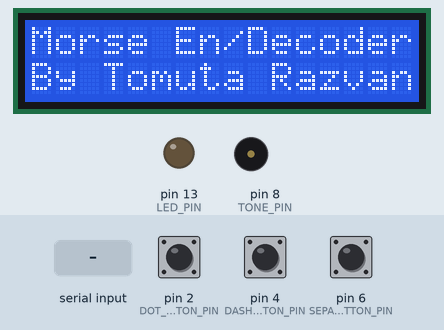
This sketch was run on a simulated Arduino Uno, built with avr-gcc and run on an emulated ATmega328P. Parts: 16×2 character LCD, output pins drawn as LEDs (lit = HIGH), buzzer (waves = sounding). The test bench sets the inputs (shaded band); at power-on: pin 2 (DOT_BUTTON_PIN) LOW, pin 4 (DASH_BUTTON_PIN) LOW, pin 6 (SEPARATOR_BUTTON_PIN) LOW. Pins used as bus, display or sensor lines are not drawn; what the sketch prints to the serial monitor is not drawn.

Above: at 3.9 s.
4.0 s: "1\n" received over Serial
At 5.8 s:
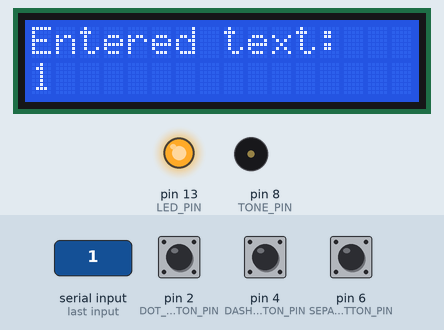
At 11.7 s:
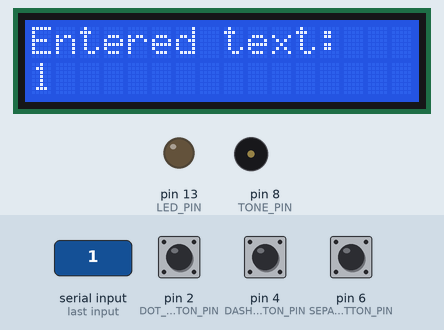
Timing chart, 0 to 13.0 s (numbered marks = the images above; inputs shaded):
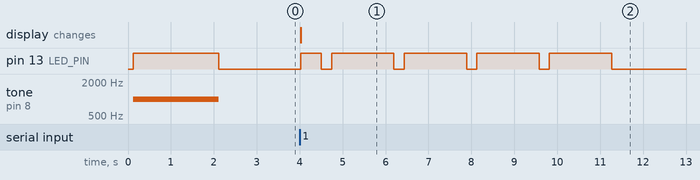

The sketch:

morse_code.ino
```cpp
#include <Wire.h> // for I2C communication
#include <LiquidCrystal_I2C.h> // for LCD display

#define DASH_BUTTON_PIN 4
#define DOT_BUTTON_PIN 2
#define SEPARATOR_BUTTON_PIN 6
#define TONE_PIN 8
#define LED_PIN 13
#define DISPLAY_NUM_OF_COLUMNS 16 // Working with a 16x2 display

int dotLength = 240;
// dotLength = basic unit of speed in milliseconds
// 240 gives 5 words per minute (WPM) speed.
// WPM = 1200/dotLength.
// For other speeds, use dotLength = 1200/(WPM)
//
// Other lengths are computed from dot length
  int dotSpace = dotLength;
  int dashLength = dotLength*3;
  int letterSpace = dotLength*3;
  int wordSpace = dotLength*7;
  float wpm = 1200./dotLength;

int toneFreq = 1000;

int dashButtonState = 0;
int dotButtonState = 0;
int separatorButtonState = 0;
int dashButtonLastState = 0;
int dotButtonLastState = 0;
int separatorButtonLastState = 0;
String tonesBuffer;
String text;

// Morse code alphabet
const char* symbolsAlphabet[][2] = {
    { ".-", "A" }, { "-...", "B" }, { "-.-.", "C" }, { "-..", "D" }, { ".", "E" },
    { "..-.", "F" }, { "--.", "G" }, { "....", "H" }, { "..", "I" }, { ".---", "J" },
    { "-.-", "K" }, { ".-..", "L" }, { "--", "M" }, { "-.", "N" }, { "---", "O" },
    { ".--.", "P" }, { "--.-", "Q" }, { ".-.", "R" }, { "...", "S" }, { "-", "T" },
    { "..-", "U" }, { "...-", "V" }, { ".--", "W" }, { "-..-", "X" }, { "-.--", "Y" },
    { "--..", "Z" }, { ".----", "1" }, { "..---", "2" }, { "...--", "3" }, { "....-", "4" },
    { ".....", "5" }, { "-....", "6" }, { "--...", "7" }, { "---..", "8" }, { "----.", "9" },
    { "-----", "0" }
};

LiquidCrystal_I2C lcd(0x27, DISPLAY_NUM_OF_COLUMNS, 2);

char getToneFromButtonStates() {
    // Returns in case of button release i.e., when the current state is 0 and the previous state is 1
    if (!dashButtonState && dashButtonLastState)
        return '-';
    if (!dotButtonState && dotButtonLastState)
        return '.';
    if (!separatorButtonState && separatorButtonLastState)
        return ' ';
    return (char)0;
}

char getSymbolFromBuffer() {
    if (tonesBuffer == "")
        return ' '; // inserts a space if there are no characters before
    for (int i = 0; i < sizeof(symbolsAlphabet) / sizeof(symbolsAlphabet[0]); i++) {
        // Iterates through all symbols and compares the buffer with the alphabet
        if (tonesBuffer == symbolsAlphabet[i][0])
            return symbolsAlphabet[i][1][0]; // if equal, returns the corresponding symbol
    }
    // Buffer does not match any symbol, returns nothing
    return (char)0;
}

void extractActionFromTonesBuffer() {
    if (tonesBuffer == "......") // 6x dot
        text.remove(text.length() - 1, 1); // removes one character
    if (tonesBuffer == "------") // 6x dash
        text = ""; // clears the whole text
}

void playTone(char tone) {
    int duration = 0; // Duration for dot or dash

    if (tone == '.') {
        digitalWrite(LED_PIN, HIGH); // Turn on LED for dot
        duration = dotLength; // Set duration for dot
    } else if (tone == '-') {
        digitalWrite(LED_PIN, HIGH); // Turn on LED for dash
        duration = dashLength; // Set duration for dash
    }

    // Toggle buzzer pin manually at the desired frequency
    for (int i = 0; i < duration; i++) {
        digitalWrite(TONE_PIN, HIGH); // Set buzzer pin high
        delay(1); // Delay for half the desired frequency
        digitalWrite(TONE_PIN, LOW); // Set buzzer pin low
        delay(1); // Delay for half the desired frequency
    }

    digitalWrite(LED_PIN, LOW); // Turn off LED
    delay(dotSpace); // Pause between tones
}


void readSerialInput() {
    if (Serial.available() > 0) {
        text = Serial.readStringUntil('\n'); // Read the input string until newline character
        Serial.print("Entered text: ");
        Serial.println(text);
        lcd.clear(); // Clear the LCD display
        lcd.print("Entered text:");
        lcd.setCursor(0, 1);
        lcd.print(text); // Display the entered text on LCD
        // Convert the entered text to Morse code and play tones
        for (int i = 0; i < text.length(); i++) {
            char c = toupper(text[i]); // Convert character to uppercase
            for (int j = 0; j < sizeof(symbolsAlphabet) / sizeof(symbolsAlphabet[0]); j++) {
                if (c == symbolsAlphabet[j][1][0]) { // Match found in Morse code alphabet
                    String morse = symbolsAlphabet[j][0]; // Get Morse code for the character
                    for (int k = 0; k < morse.length(); k++) {
                        char tone = morse[k];
                        playTone(tone); // Play tone
                    }
                    delay(letterSpace); // Pause between letters
                    break;
                }
            }
            delay(wordSpace); // Pause between words
        }
        text = "";
    }
}

void setup() {
    lcd.begin();
    lcd.backlight();
    lcd.print("Morse En/Decoder");
    lcd.setCursor(0, 1);
    lcd.print("By Tomuta Razvan");
    pinMode(DASH_BUTTON_PIN, INPUT);
    pinMode(DOT_BUTTON_PIN, INPUT);
    pinMode(SEPARATOR_BUTTON_PIN, INPUT);
    pinMode(LED_PIN, OUTPUT);
    pinMode(TONE_PIN, OUTPUT);

    Serial.begin(9600);
    Serial.println();
    Serial.println("-------------------------------");
    Serial.println("Morse Code decoder/encoder");
    Serial.print("Speed=");
    Serial.print(wpm);
    Serial.print("wpm, ");
    Serial.print("dot=");
    Serial.print(dotLength);
    Serial.println("ms");

    // Test the LED and tone
    tone(TONE_PIN, toneFreq);
    digitalWrite(LED_PIN, HIGH);
    delay(2000);
    digitalWrite(LED_PIN, LOW);
    noTone(TONE_PIN);
    delay(600);
}

void loop() {
    // Reads button states
    dashButtonState = digitalRead(DASH_BUTTON_PIN);
    dotButtonState = digitalRead(DOT_BUTTON_PIN);
    separatorButtonState = digitalRead(SEPARATOR_BUTTON_PIN);
    char tone = getToneFromButtonStates(); // checks which button is pressed
    if (tone != (char)0) {
        if (tone == ' ') { // ends the tone sequence, looks for a symbol
            char symbol = getSymbolFromBuffer();
            if (symbol != (char)0) { // If a symbol is found, adds it to the text
                text += symbol;
                if (text.length() > DISPLAY_NUM_OF_COLUMNS) { // If exceeds display size, adds a new character and clears the rest
                    text = (String)symbol;
                }
            } else { // If no symbol found, maybe some action is required (e.g., deleting a character)
                extractActionFromTonesBuffer();
            }
            tonesBuffer = ""; // clears the buffer (dots and dashes)
        } else { // dot or dash
            tonesBuffer += tone;
            if (tonesBuffer.length() > DISPLAY_NUM_OF_COLUMNS) { // If more tones than display size, clears the buffer
                tonesBuffer = (String)tone;
            }
        }
        // LCD writing only if a button was pressed
        lcd.clear(); // clears the display
        lcd.print(text); // writes the text
        lcd.setCursor(0, 1);
        lcd.print(tonesBuffer); // writes the tone sequence
    }

    readSerialInput();
    // updates previous state
    dashButtonLastState = dashButtonState;
    dotButtonLastState = dotButtonState;
    separatorButtonLastState = separatorButtonState;
}
```

Measured:
- after the input at 4.0 s, pin 13 (LED_PIN): LOW → HIGH at once, then repeats every 1.7 s: LOW 0.24 s, HIGH 1.5 s; the display: changes at once (image 1)
